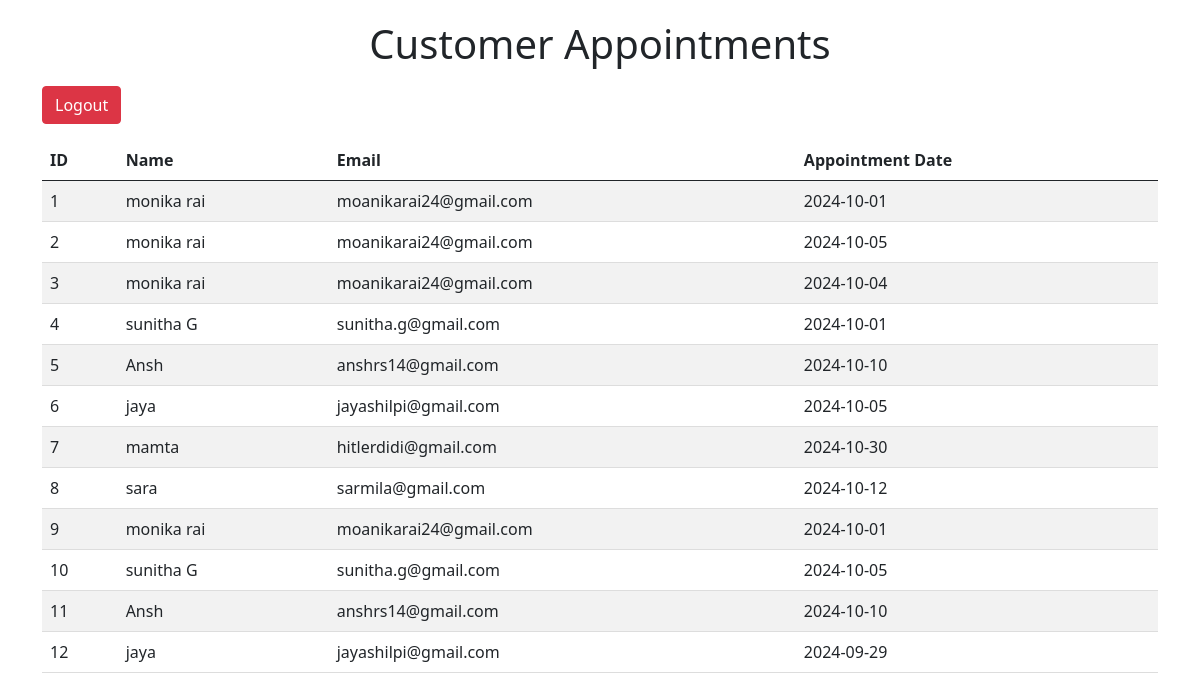
Page /result (signed in) on the committed database.
### tables this page shows
CREATE TABLE usr(
           id INTEGER PRIMARY KEY AUTOINCREMENT,
           name TEXT NOT NULL,
           mail TEXT NOT NULL,
           date TEXT NOT NULL);

### app.py (the view)
@app.route('/result')
def result():
    if not session.get('logged_in'):
        flash('you need to log in to access this page')
        return redirect(url_for('login'))
    conn=sqlite3.connect('database.db')
    cursor=conn.cursor()
    cursor.execute('SELECT * FROM usr')
    data= cursor.fetchall()
    conn.close()
    return render_template('result.html', data=data)

### templates/result.html (shortened to what this page needs)
<!DOCTYPE html>
<html lang="en">
<head>
    <link href="https://cdn.jsdelivr.net/npm/bootstrap@5.0.2/dist/css/bootstrap.min.css" rel="stylesheet">
</head>
<body>
    <div class="container">
        <h1>Customer Appointments</h1>
        <a href="/logout" class="btn btn-danger mb-3">Logout</a>
        <table class="table table-striped">
            <thead>
                <tr>
                    <th>ID</th>
                    <th>Name</th>
                    <th>Email</th>
                    <th>Appointment Date</th>
                </tr>
            </thead>
            <tbody>
                {% for row in data %}
                <tr>
                    <td>{{ row[0] }}</td>
                    <td>{{ row[1] }}</td>
                    <td>{{ row[2] }}</td>
                    <td>{{ row[3] }}</td>
                </tr>
                {% endfor %}
            </tbody>
        </table>
    </div>
</body>
</html>

### templates/result.html (style rules this page uses)
table { width: 100%; }
th, td { padding: 15px; text-align: left; border-bottom: 1px solid #ddd; }
th { background-color: #f2f2f2; }
a { color: #007bff; text-decoration: none; }
.container { margin-top: 20px; }
h1 { text-align: center; }
a.btn-danger { margin-top: 10px; }

### rows in the picture
usr: id "1", name "monika rai", mail "moanikarai24@gmail.com", date "2024-10-01"
usr: id "2", name "monika rai", mail "moanikarai24@gmail.com", date "2024-10-05"
usr: id "3", name "monika rai", mail "moanikarai24@gmail.com", date "2024-10-04"
usr: id "4", name "sunitha G", mail "sunitha.g@gmail.com", date "2024-10-01"
usr: id "5", name "Ansh", mail "anshrs14@gmail.com", date "2024-10-10"
usr: id "6", name "jaya", mail "jayashilpi@gmail.com", date "2024-10-05"
usr: id "7", name "mamta", mail "hitlerdidi@gmail.com", date "2024-10-30"
usr: id "8", name "sara", mail "sarmila@gmail.com", date "2024-10-12"
usr: id "9", name "monika rai", mail "moanikarai24@gmail.com", date "2024-10-01"
usr: id "10", name "sunitha G", mail "sunitha.g@gmail.com", date "2024-10-05"
usr: id "11", name "Ansh", mail "anshrs14@gmail.com", date "2024-10-10"
usr: id "12", name "jaya", mail "jayashilpi@gmail.com", date "2024-09-29"
